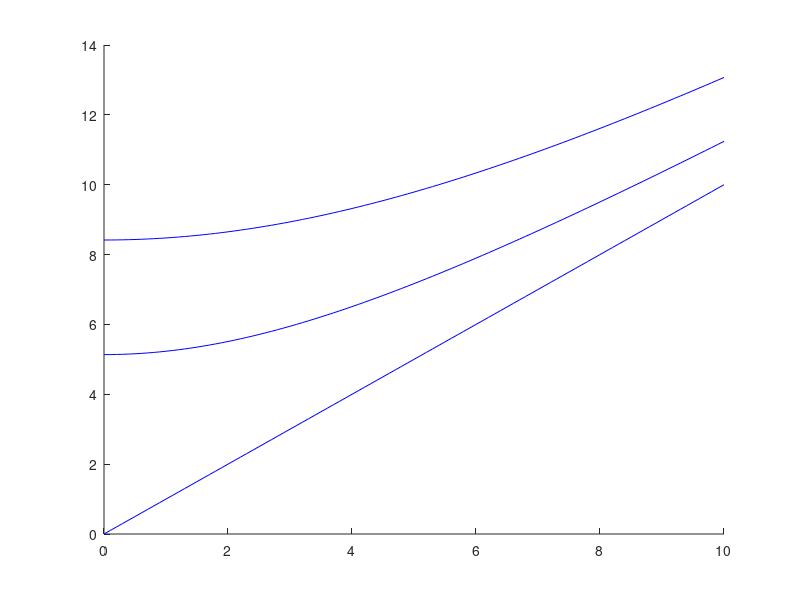

The MATLAB script that drew this image: (Note: this script raises an error after producing the figure.)
% Le Dinh Tan
% 20/06/2021
% Torsional spectrum for wave propagating in infinite rods

clear 
close all
clc

% Physical Parameters
alpha1 = 1; % Shear modulus
alpha2 = 1; % Lame's constant
beta1  = -.5; % Material-dependent
beta2  = 0; % Initial-stress-dependent
S0 = .2*alpha1; % Initial stress
rho = .07; % Density 
R = 1;
n = 0; % Fourier number
N = 52; % The number of annuli 
Cs = sqrt(alpha1/rho); % The shear-wave velocity

% Neglect initial stress 
hold on
k = 0:.1:10;
Omega = sqrt((k*R).^2);
h = plot(k*R, Omega,'-b');
Omega1 = sqrt(5.136^2 + (k*R).^2);
plot(k*R, Omega1,'-b')
Omega2 = sqrt(8.417^2 + (k*R).^2);
plot(k*R, Omega2,'-b')


% The effect of initial stress 
omega = 1e-5:2*pi:10*Cs/R;
[K1,X] = quadraticEigen(alpha1,alpha2,beta1,beta2,S0,N,R,n,rho,omega);
k1 = abs(K1(:))*R;
Omega3 = sqrt(k1.^2);
h2 = plot(k1, Omega3,'--r');
Omega4 = sqrt(5.136^2 + k1.^2);
plot(k1, Omega4,'--r')
Omega5 = sqrt(8.417^2 + k1.^2);
plot(k1, Omega5,'--r')

xlabel('$kR$','Interpreter','latex','FontSize',14);
ylabel('$\frac{\omega R}{C_S}$','Interpreter','latex','FontSize',17)
title('Torsional Spectrum: beta1 = -1/2')
legend([h, h2],{'$S_0 = 0$', '$S_0 = 0.2G$'}, 'Interpreter', 'latex',...
            'FontSize', 17,...
            'location', 'SouthEast')
axis([0 10 0 10])


% print -deps nameoffigure % Do not have color when importing into latex
% print -depsc Figure5 % To have color when importing into latex

























